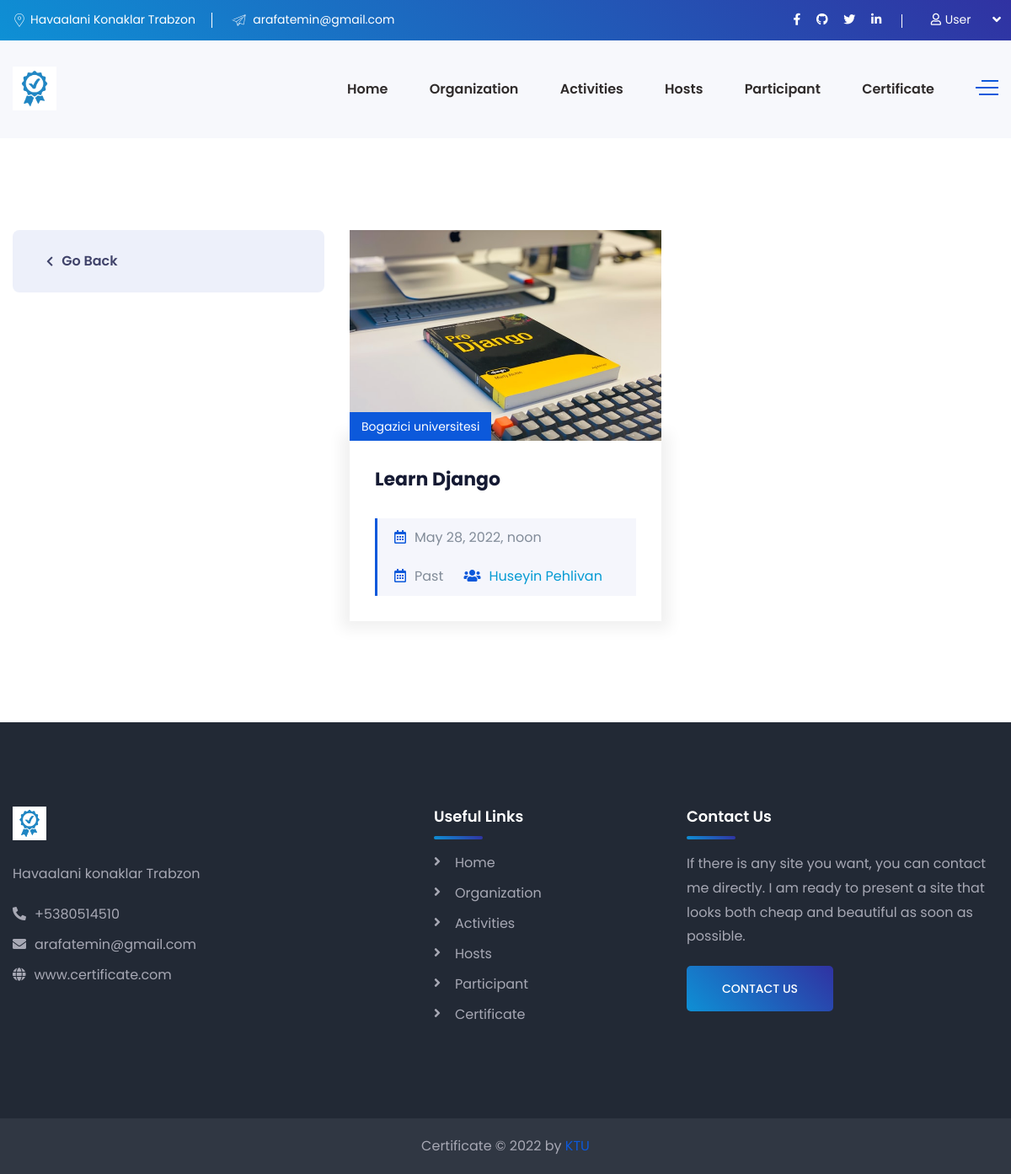
/activities/bogazici-universitesi, run on an earlier commit of the app's database.
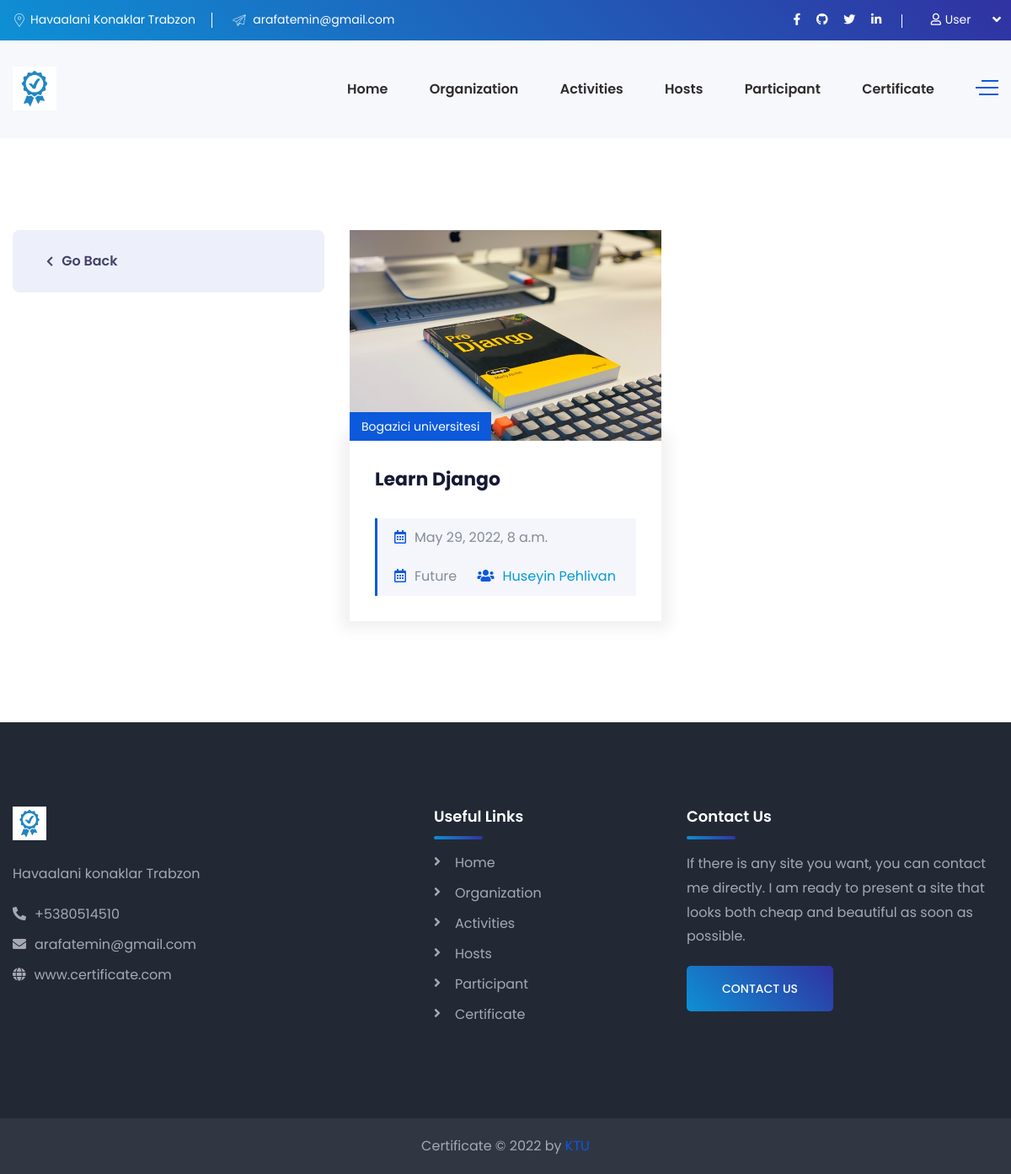
And on a later commit of the database.
### Certificate/models.py (models this page shows, shortened)
class Activity(models.Model):
    org_name                = models.ManyToManyField('Organization')
    activity_name           = models.CharField(max_length=64, null=False, blank=False)
    activity_image          = models.ImageField(upload_to='activity', blank=True, null=True)
    active                  = models.BooleanField()
    address                 = models.TextField()
    description             = models.TextField()
    starttime               = models.DateTimeField(auto_now_add=False)
    endtime                 = models.DateTimeField(auto_now_add=False)
    slug                    = models.SlugField(null=False, blank=True, unique=True, db_index=True, editable=False)
    @property
    def Is_Past(self):
        today = date.today()
        if self.starttime.date() < today:
            thing = "Past"
        else:
            thing = "Future"
        return thing
    class Meta:
        ordering = ["-starttime"]

### Certificate/views.py (the view)
# urls.py: path('activities/<slug:slug>', activity_view_with_category, name='activity_view_with_category'),
def activity_view_with_category(request, slug, *args, **kwargs):
    activity = Organization.objects.get(slug=slug)
    activities = activity.activity_set.filter(active=True)
    context = {
        'activities': activities,
        'host': Host.objects.all()
    }
    return render(request, 'activities_slog.html', context)

### templates/activities_slog.html (shortened to what the changed rows need)
{% extends 'base.html' %}
{% load static %}
{% block content %}
    <body>
    <section class="service-details-page pdt-110 pdb-90">
        <div class="container">
            <div class="row">
                <div class="col-xl-8 col-lg-7">
                    <div class="row">
                        {% if activities|length > 0 %}
                            {% for activity in activities %}
                                <div class="col-lg-12 col-xl-6">
                                    <div class="news-wrapper mrb-30 mrb-sm-40">
                                        <div class="news-thumb">
                                            <a href="{% url 'activitydetail' activity.slug %}">
                                                <img style="max-width: 100%; min-width: 100%; max-height: 250px; min-height: 250px"
                                                     class="img-full" src="{{ activity.activity_image.url }}" alt="">
                                            </a>
                                            {% for activity in activity.org_name.all %}
                                                <div class="news-top-meta">
                                                    <span class="entry-category">{{ activity.org_name }}</span>
                                                </div>
                                            {% endfor %}
                                        </div>
                                        <div class="news-details">
                                            <div class="news-description mb-20">
                                                <h4 class="the-title mrb-30"><a
                                                        href="{% url 'activitydetail' activity.slug %}">{{ activity.activity_name }}</a>
                                                </h4>
                                                <div class="news-bottom-meta">
                                                <span class="entry-date mrr-20"><i
                                                        class="far fa-calendar-alt mrr-10 text-primary-color"></i>{{ activity.starttime }}</span><br>
                                                </div>
                                                <div class="news-bottom-meta">
                                                <span class="entry-date mrr-20"><i
                                                        class="far fa-calendar-alt mrr-10 text-primary-color"></i>{{ activity.Is_Past }}</span>
                                                    {% for h in host %}
                                                        {% for host_activity_name in h.activity_name.all %}
                                                            {% if host_activity_name == activity %}
                                                                <a href="{% url 'hosts' %}"><span
                                                                        class="entry-author"><i
                                                                        class="fas fa-users mrr-10 text-primary-color"></i>{{ h.host_name }}</span></a>
                                                            {% endif %}
                                                        {% endfor %}
                                                    {% endfor %}
                                                </div>
                                            </div>
                                        </div>
                                    </div>
                                </div>
                            {% endfor %}
                        {% else %}
                            <div class="col-lg-12 col-xl-6">
                                <div class="news-wrapper mrb-30 mrb-sm-40">
                                    <div class="alert alert-danger">there are no Articles</div>
                                </div>
                            </div>
                        {% endif %}
                    </div>
                </div>
            </div>
        </div>
    </section>
    </body>
{% endblock %}

What changed in the data, as far as the page shows it:
changed Activity "Learn Django": starttime "May 28, 2022, noon" → "May 29, 2022, 8 a.m."; Is_Past "Past" → "Future"
